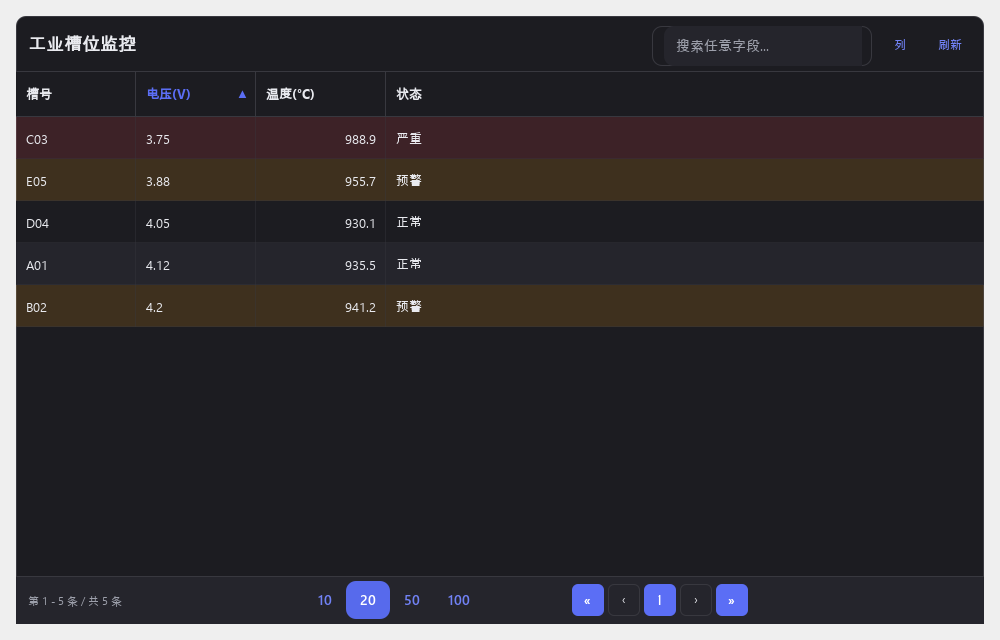
#> input picture examples/controls/datagrid_probe.png, 1000 x 640 px
$ python gen_icons.py ../examples/controls/datagrid_probe.png
#> lines starting #> are read from the running program, lines starting #| are printed output that depends on the picture
#!/usr/bin/env python3
# scripts/gen_icons.py
# NovaIconGenie —— 应用图标全套生成器（对标 @quasar/icongenie · 基线 2.35.5 产物口径）
# 单张源图（建议 ≥512×512 PNG）→ favicon / apple-touch / android / ios / electron / splash 全套
"""NovaIconGenie：单图生成全套应用图标。

用法：
    python scripts/gen_icons.py source.png --out icons/ [--background "#RRGGBB"] [--padding 10]

产物目录结构（对标 icongenie generate 默认清单）：
    <out>/favicon/favicon-16x16.png ... favicon-96x96.png favicon-128x128.png
    <out>/apple-touch-icon.png + apple-touch-icon-<size>.png
    <out>/android/icon-<size>.png          （36/48/72/96/144/192/512）
    <out>/ios/AppIcon-<size>@<scale>x.png  （20~1024 全档）
    <out>/splash/splash-<w>x<h>.png        （--splash 开启；含背景色与内边距）
    <out>/icongenie-report.json            （产物清单 + 源图指纹）
"""
import argparse
import hashlib
import json
import math
import sys
from pathlib import Path

from PIL import Image

# 产物清单（对标 icongenie 默认模式）
FAVICONS = [16, 32, 96, 128]
APPLE_TOUCH = [120, 152, 167, 180, 192]
ANDROID = [36, 48, 72, 96, 144, 192, 512]
IOS_BASES = [  # (边 pt, scale) —— 对标 AppIcon.appiconset 档位
    (20, 2), (20, 3), (29, 2), (29, 3), (38, 2), (38, 3),
    (40, 2), (40, 3), (60, 2), (60, 3), (76, 2), (83.5, 2),
    (1024, 1),
]
SPLASHES = [  # 对标 icongenie splash 主要档位
    (1284, 2778), (1170, 2532), (750, 1334), (1242, 2688),
    (1080, 1920), (720, 1280),
]


def _composite(source: Image.Image, size: int, padding: int, bg: str | None) -> Image.Image:
    """居中缩放 + 可选内边距 + 可选背景色。"""
    inner = max(1, size - 2 * padding)
    img = source.copy()
    img.thumbnail((inner, inner), Image.LANCZOS)
    mode = "RGBA" if bg in (None, "transparent", "none") else "RGB"
    canvas = Image.new(mode, (size, size), None if mode == "RGBA" else bg)
    off = ((size - img.width) // 2, (size - img.height) // 2)
    canvas.paste(img, off, img if img.mode == "RGBA" else None)
    return canvas


def generate(source: Path, out: Path, background: str | None,
             padding: int, with_splash: bool) -> list[dict]:
    """生成全套图标；返回产物清单（相对路径 + 尺寸）。"""
#> called with padding = 0, with_splash = False
    src = Image.open(source)
#> src is the input picture: PIL image 1000x640 RGB; mean R, G, B 54.4, 51.2, 54.2
    src.load()
    if src.width < 64 or src.height < 64:
        raise SystemExit("源图太小（<64px），建议 ≥512×512")
    made: list[dict] = []

    def emit(img: Image.Image, rel: str) -> None:
        p = out / rel
        p.parent.mkdir(parents=True, exist_ok=True)
        img.save(p, "PNG")
        made.append({"path": rel, "width": img.width, "height": img.height})

    for s in FAVICONS:
        emit(_composite(src, s, padding, background), f"favicon/favicon-{s}x{s}.png")
#> this loop made 4 passes
#> pass 1, in emit, `img.save(p, "PNG")`:
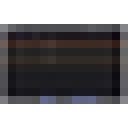
#> saved as favicon-16x16.png: PIL image 16x16 RGBA (shown 8 times larger); mean R, G, B, A 32.8, 30.8, 32.8, 159.4; transparent parts drawn white
    emit(_composite(src, 180, padding, background), "apple-touch-icon.png")
#> in _composite (call 5), `img.thumbnail((inner, inner), Image.LANCZOS)`:
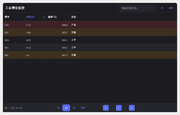
#> img: PIL image 180x115 RGB; mean R, G, B 54.4, 51.1, 54.2
#> in _composite (call 5), `canvas = Image.new(mode, (size, size), None if mode == "RGBA" else bg)`: canvas: PIL image 180x180 RGBA; every value is 0
#> in _composite (call 5), `canvas.paste(img, off, img if img.mode == "RGBA" else None)`:
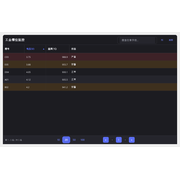
#> canvas: PIL image 180x180 RGBA; mean R, G, B, A 34.8, 32.7, 34.6, 162.9; transparent parts drawn white
    for s in APPLE_TOUCH:
        emit(_composite(src, s, padding, background), f"apple-touch-icon-{s}.png")
#> this loop made 5 passes
#> pass 1, in emit (call 6), `img.save(p, "PNG")`:
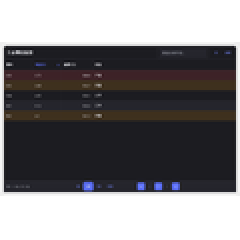
#> saved as apple-touch-icon-120.png: PIL image 120x120 RGBA (shown 2 times larger); mean R, G, B, A 35, 32.9, 34.8, 163.6; transparent parts drawn white
    for s in ANDROID:
        emit(_composite(src, s, padding, background), f"android/icon-{s}.png")
#> this loop made 7 passes
#> pass 1, in emit (call 11), `img.save(p, "PNG")`:
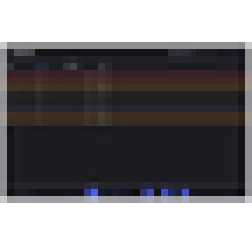
#> saved as icon-36.png: PIL image 36x36 RGBA (shown 7 times larger); mean R, G, B, A 33.7, 31.6, 33.6, 162.9; transparent parts drawn white
    for pt, scale in IOS_BASES:
        size = int(round(pt * scale))
        pt_s = str(int(pt)) if float(pt).is_integer() else str(pt)
        emit(_composite(src, size, 0, background),
             f"ios/AppIcon-{pt_s}x{pt_s}@{scale}x.png")
#> this loop made 13 passes
#> pass 1, in emit (call 18), `img.save(p, "PNG")`:
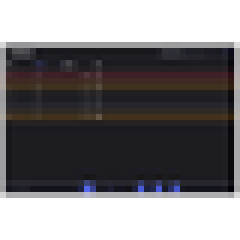
#> saved as AppIcon-20x20@2x.png: PIL image 40x40 RGBA (shown 6 times larger); mean R, G, B, A 34.5, 32.4, 34.4, 165.8; transparent parts drawn white
    emit(_composite(src, 1024, 0, background), "ios/AppIcon-1024.png")
#> in _composite (call 31), `canvas = Image.new(mode, (size, size), None if mode == "RGBA" else bg)`: canvas: PIL image 1024x1024 RGBA; every value is 0
#> in _composite (call 31), `canvas.paste(img, off, img if img.mode == "RGBA" else None)`:
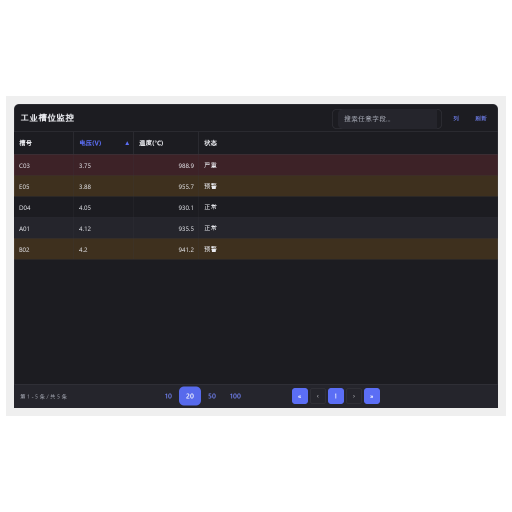
#> canvas: PIL image 1024x1024 RGBA (shown at 1/2 size); mean R, G, B, A 33.2, 31.2, 33.1, 155.6; transparent parts drawn white

    if with_splash:
        if not background or background in ("transparent", "none"):
            raise SystemExit("--splash 需要 --background 提供不透明背景色")
        for w, h in SPLASHES:
            canvas = Image.new("RGB", (w, h), background)
            inner_w = w - 2 * padding
            img = src.copy()
            img.thumbnail((inner_w, h - 2 * padding), Image.LANCZOS)
            canvas.paste(img, ((w - img.width) // 2, (h - img.height) // 2),
                         img if img.mode == "RGBA" else None)
            emit(canvas, f"splash/splash-{w}x{h}.png")
    return made


def main() -> int:
    ap = argparse.ArgumentParser(description="NovaIconGenie：单图生成全套应用图标")
    ap.add_argument("source", type=Path, help="源图（PNG，建议 ≥512×512）")
    ap.add_argument("--out", type=Path, default=Path("icons"), help="输出目录")
    ap.add_argument("--background", default=None, help="背景色（#RRGGBB 或 transparent）")
    ap.add_argument("--padding", type=int, default=0, help="内边距 px（图标内留白）")
    ap.add_argument("--splash", action="store_true", help="同时生成启动图（需不透明背景色）")
    args = ap.parse_args()

    if not args.source.exists():
        raise SystemExit(f"源图不存在：{args.source}")

    made = generate(args.source, args.out, args.background, args.padding, args.splash)
    digest = hashlib.sha256(args.source.read_bytes()).hexdigest()[:16]
    report = {
        "generator": "NovaIconGenie",
        "source": str(args.source),
        "source_sha256_16": digest,
        "background": args.background,
        "padding": args.padding,
        "count": len(made),
        "files": made,
    }
    rp = args.out / "icongenie-report.json"
    rp.parent.mkdir(parents=True, exist_ok=True)
    rp.write_text(json.dumps(report, indent=2, ensure_ascii=False), encoding="utf-8")
    print(f"NovaIconGenie：{len(made)} 个产物 → {args.out}（清单：{rp}）")
#| NovaIconGenie：31 个产物 → icons（清单：icons/icongenie-report.json）
    return 0


if __name__ == "__main__":
    sys.exit(main())
#> (the program exits here)
